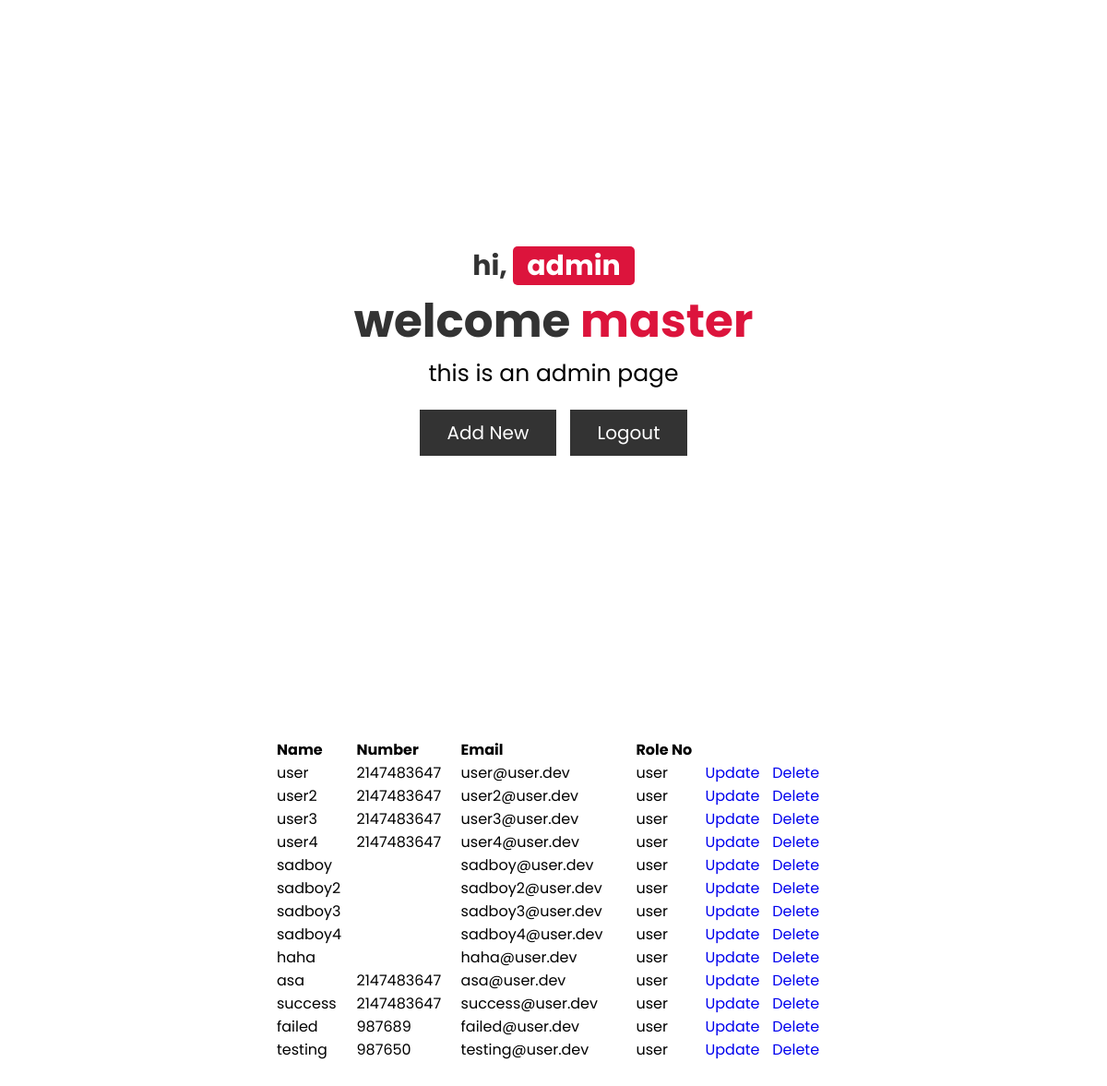
/old/admin_page.php (signed in), run on the app's committed database.
### tables this page shows
CREATE TABLE `user_form` (
  `id` int(255) NOT NULL,
  `name` varchar(255) NOT NULL,
  `contactNumber` int(255) DEFAULT NULL,
  `email` varchar(255) NOT NULL,
  `password` varchar(255) NOT NULL,
  `user_type` varchar(255) NOT NULL DEFAULT 'user'
);

### old/admin_page.php (the view, shortened to what this page needs)
<?php
@include 'config.php';
?>
<!DOCTYPE html>
<html lang="en">
<head>
    <link rel="stylesheet" href="css/style.css">
</head>
<body>
    <div class="container">
        <div class="content">
            <h3>hi, <span>admin</span></h3>
            <h1>welcome <span><?php echo $_SESSION['admin_name'] ?></span></h1>
            <p>this is an admin page</p>
            <a href="register_form.php" class="btn">Add new</a>
            <a href="logout.php" class="btn">logout</a>
        </div>
    </div>
    <?php
        $select = " SELECT * FROM user_form WHERE user_type='user'";
        $result = mysqli_query($conn, $select);
    ?>
    <table  style="width: 50%; border-collapse: collapse; text-align: left; margin: auto;">
        <tr>
            <th>Name</th>
            <th>Number</th>
            <th>Email</th>
            <th>Role No</th>
        </tr>
    <?php
        if (mysqli_num_rows($result) > 0) {
        $sn=1;
        while($data = mysqli_fetch_assoc($result)) {
    ?>
        <tr>
            <td><?php echo $data['name']; ?> </td>
            <td><?php echo $data['contactNumber']; ?> </td>
            <td><?php echo $data['email']; ?> </td>
            <td><?php echo $data['user_type']; ?> </td>
            <td><a href="update.php?id=<?php echo $data["id"]; ?>">Update</a></td>
            <td><a href="delete.php?id=<?php echo $data["id"]; ?>">Delete</a></td>
        <tr>
    <?php
        $sn++;}} else { ?>
        <tr>
            <td>No data found</td>
        </tr>
    <?php } ?>
    </table>
    <br><br><br>
</body>
</html>

### old/css/style.css (style rules this page uses)
* { font-family: 'Poppins', sans-serif; margin:0; padding:0; box-sizing: border-box; outline: none; border:none; text-decoration: none; }
.container { min-height: 100vh; display: flex; align-items: center; justify-content: center; padding:20px; padding-bottom: 60px; }
.container .content { text-align: center; }
.container .content h3 { font-size: 30px; color:#333; }
.container .content h3 span { background: crimson; color:#fff; border-radius: 5px; padding:0 15px; }
.container .content h1 { font-size: 50px; color:#333; }
.container .content h1 span { color:crimson; }
.container .content p { font-size: 25px; margin-bottom: 20px; }
.container .content .btn { display: inline-block; padding:10px 30px; font-size: 20px; background: #333; color:#fff; margin:0 5px; text-transform: capitalize; }

### data on the page
user_form: name "user", contactNumber "2147483647", email "user@user.dev", user_type "user"
user_form: name "user2", contactNumber "2147483647", email "user2@user.dev", user_type "user"
user_form: name "user3", contactNumber "2147483647", email "user3@user.dev", user_type "user"
user_form: name "user4", contactNumber "2147483647", email "user4@user.dev", user_type "user"
user_form: name "sadboy", email "sadboy@user.dev", user_type "user"
user_form: name "sadboy2", email "sadboy2@user.dev", user_type "user"
user_form: name "sadboy3", email "sadboy3@user.dev", user_type "user"
user_form: name "sadboy4", email "sadboy4@user.dev", user_type "user"
user_form: name "haha", email "haha@user.dev", user_type "user"
user_form: name "asa", contactNumber "2147483647", email "asa@user.dev", user_type "user"
user_form: name "success", contactNumber "2147483647", email "success@user.dev", user_type "user"
user_form: name "failed", contactNumber "987689", email "failed@user.dev", user_type "user"
user_form: name "testing", contactNumber "987650", email "testing@user.dev", user_type "user"

### other printed values
$_SESSION['admin_name'] "master"
